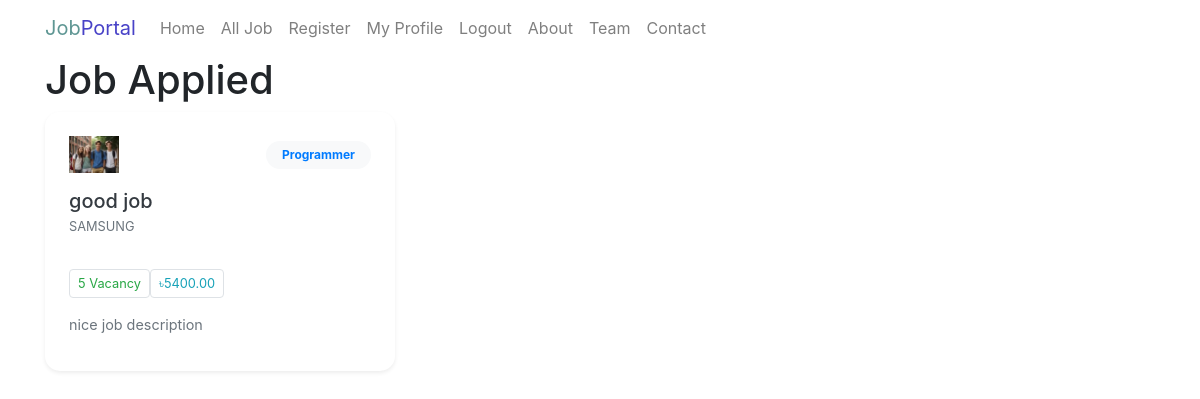
Page /applied-job/ (signed in) on the committed database.
### Job_Portal_App/models.py (models this page shows, shortened)
class ApplyJobModel(models.Model):
    applied_by = models.ForeignKey(
        JobSeekerProfileModel,
        on_delete=models.CASCADE,
        related_name="my_applications",
        null=True,
    )
    applied_job = models.ForeignKey(
        JobPostModel,
        on_delete=models.CASCADE,
        related_name="applicants",
        null=True,
    )
    resume = models.FileField(upload_to="resumes/", null=True)
    applied_at = models.DateTimeField(auto_now_add=True, null=True)

class JobPostModel(models.Model):
    title = models.CharField(max_length=255, null=True)
    vacancy = models.PositiveIntegerField(null=True)
    category = models.ForeignKey(
        CategoryModel, on_delete=models.CASCADE, max_length=20, null=True,related_name='job_category'
    )
    job_description = models.TextField(null=True)
    skills_set = models.TextField(null=True)
    salary = models.DecimalField(max_digits=10, decimal_places=2, null=True)
    deadline = models.DateField(null=True)
    created_at = models.DateTimeField(auto_now_add=True, null=True)
    posted_by = models.ForeignKey(
        RecruiterProfileModel,
        on_delete=models.CASCADE,
        related_name="job_posts",
        null=True,
    )

class RecruiterProfileModel(models.Model):
    recruiter = models.OneToOneField(
        UserInfoModel,
        on_delete=models.CASCADE,
        related_name="recruiter_profile",
        null=True,
    )
    company_name = models.CharField(
        max_length=225,
        null=True,
    )
    email = models.EmailField(
        null=True,
    )
    address = models.TextField(
        null=True,
    )
    phone = models.CharField(
        max_length=20,
        null=True,
    )
    logo = models.ImageField(
        upload_to="recruiter_logos/",
        null=True,
    )

class CategoryModel(models.Model):
    name = models.CharField(max_length=50, null=True)

### Job_Portal_App/views.py (the view)
# urls.py: path("applied-job/", job_applied, name="job_applied"),
def job_applied(request):
    if request.user.is_authenticated:
        user = request.user
        if user.user_types == "Seeker":
            try:
                form_data = ApplyJobModel.objects.filter(applied_by=user.seeker_profile)
            except ApplyJobModel.DoesNotExist:
                form_data = None
        else:
            form_data = None
    else:
        form_data = None
    context = {
        "form_data": form_data,
        "title": "Applied Job List",
    }
    return render(request, "job_applied.html", context)

### Job_Portal_App/templates/job_applied.html (shortened to what this page needs)
{% extends 'master/base.html' %}
{% block blockname %}
  <h1>Job Applied</h1>
  <div class="row">
    {% for job in form_data %}
      <div class="col-md-6 col-lg-4 mb-4">
        <div class="card h-100 shadow-sm border-0" style="border-radius: 15px; overflow: hidden;">
          <div class="card-header bg-white border-0 pt-4 px-4">
            <div class="d-flex justify-content-between align-items-center">
              <img style="width: 50px;" src="{{ job.applied_job.posted_by.logo.url }}" alt=" {{ job.posted_by.logo.url }}" />
              <span class="badge bg-light text-primary px-3 py-2" style="border-radius: 30px;"> {{ job.applied_job.category.name }}</span>
            </div>
            <h5 class="card-title fw-bold mt-3 mb-1 text-dark">{{ job.applied_job.title }}</h5>
            <p class="text-muted small mb-0">
               {{ job.applied_job.posted_by.company_name }}
            </p>
          </div>
          <div class="card-body px-4">
            <div class="d-flex flex-wrap gap-2 mb-3">
              <span class="small bg-soft-success text-success border px-2 py-1 rounded"> {{ job.applied_job.vacancy }} Vacancy</span>
              <span class="small bg-soft-info text-info border px-2 py-1 rounded"> ৳{{ job.applied_job.salary }}</span>
            </div>
            <p class="card-text text-secondary mb-3" style="font-size: 0.9rem; display: -webkit-box; -webkit-line-clamp: 2; -webkit-box-orient: vertical; overflow: hidden;">{{ job.applied_job.job_description }}</p>
          </div>
          </div>
        </div>
      </div>
    {% empty %}
      <p class="text-center">No Apply job yet.</p>
    {% endfor %}
  </div>
{% endblock %}

### rows in the picture
ApplyJobModel: applied_job.posted_by.logo (picture), applied_job.category.name "Programmer", applied_job "good job", applied_job.posted_by.company_name "SAMSUNG", applied_job.vacancy "5", applied_job.salary "5400.00", applied_job.job_description "nice job description"
